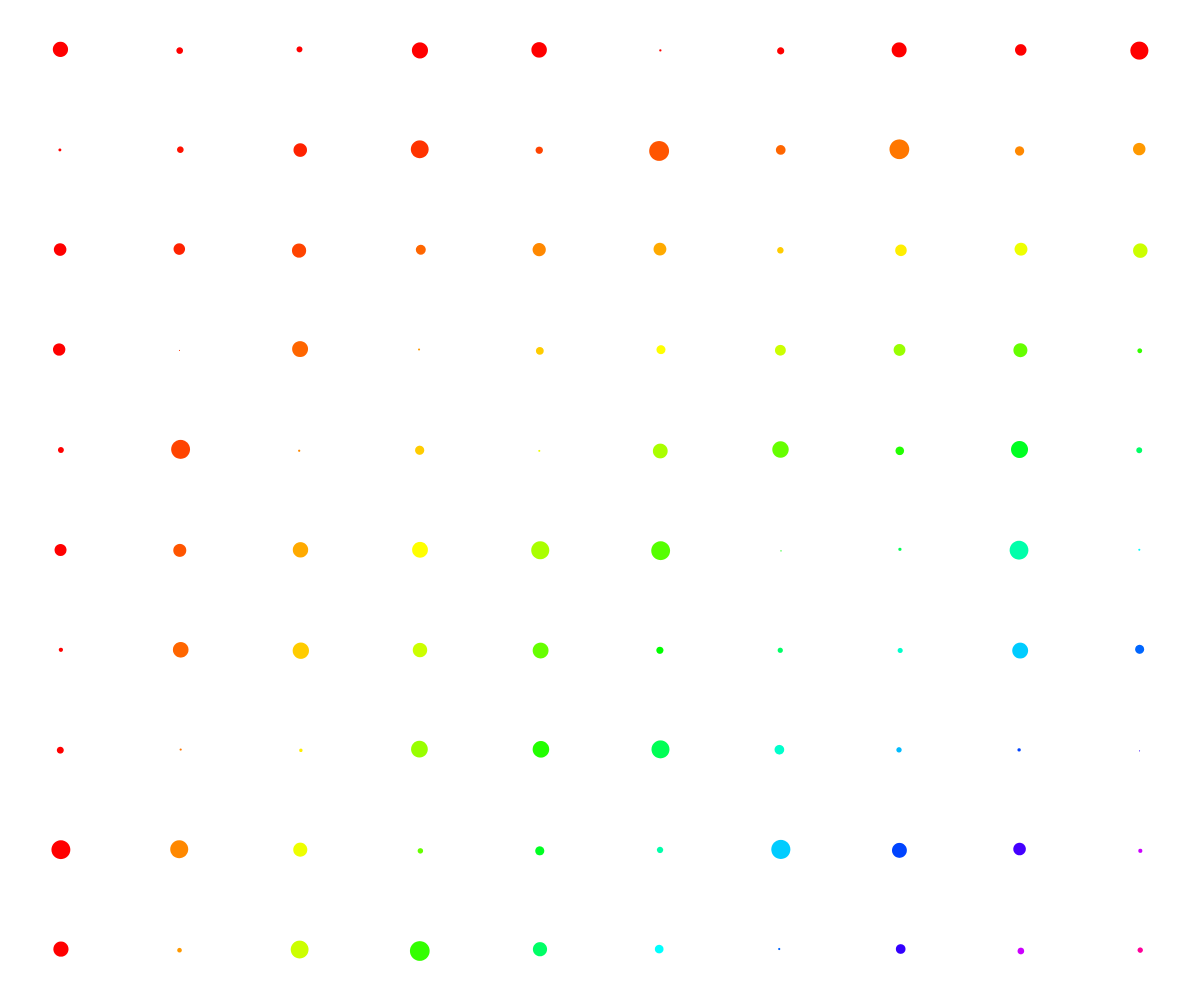
Frame 1 (no input)
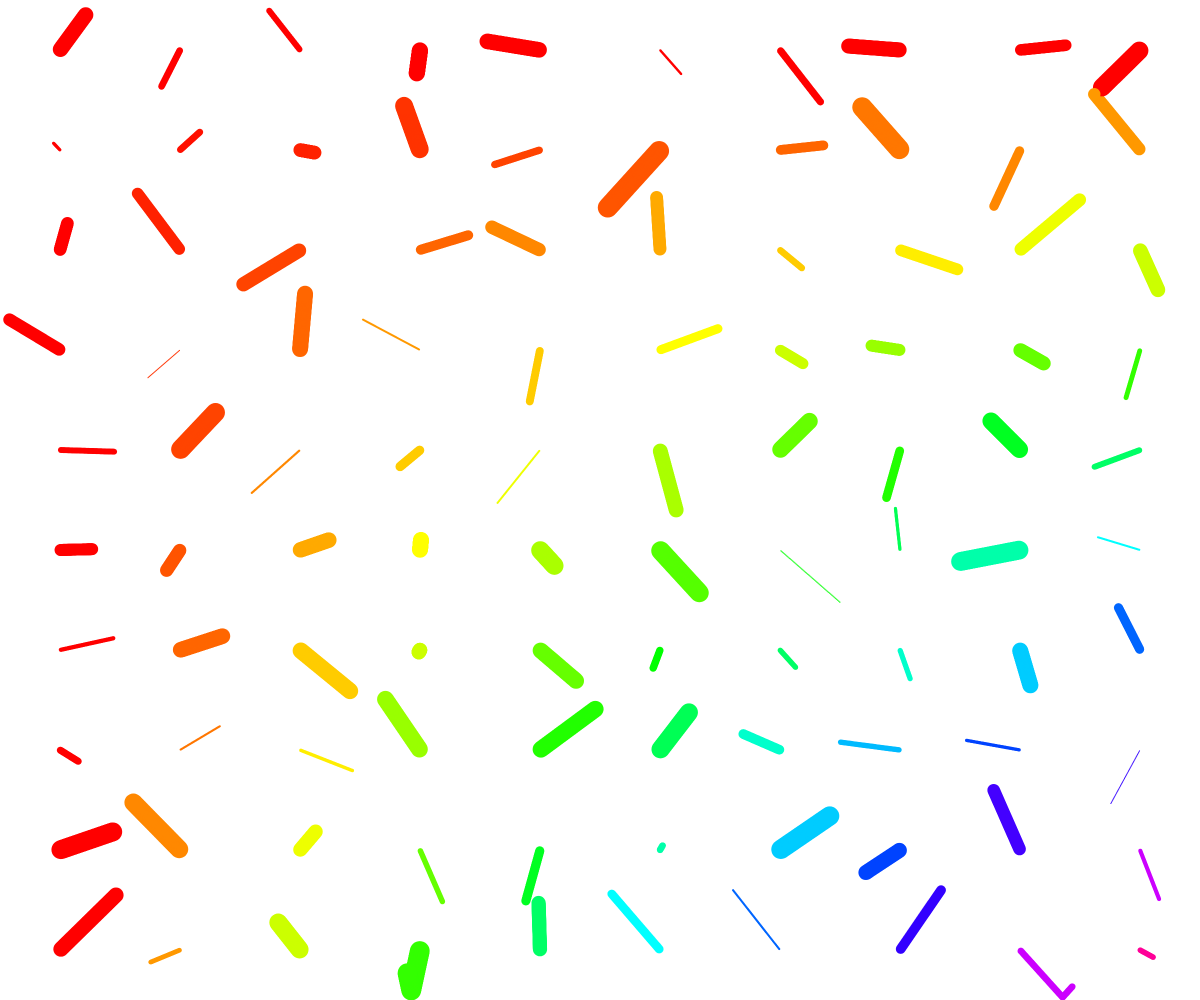
Frame 60 (no input)
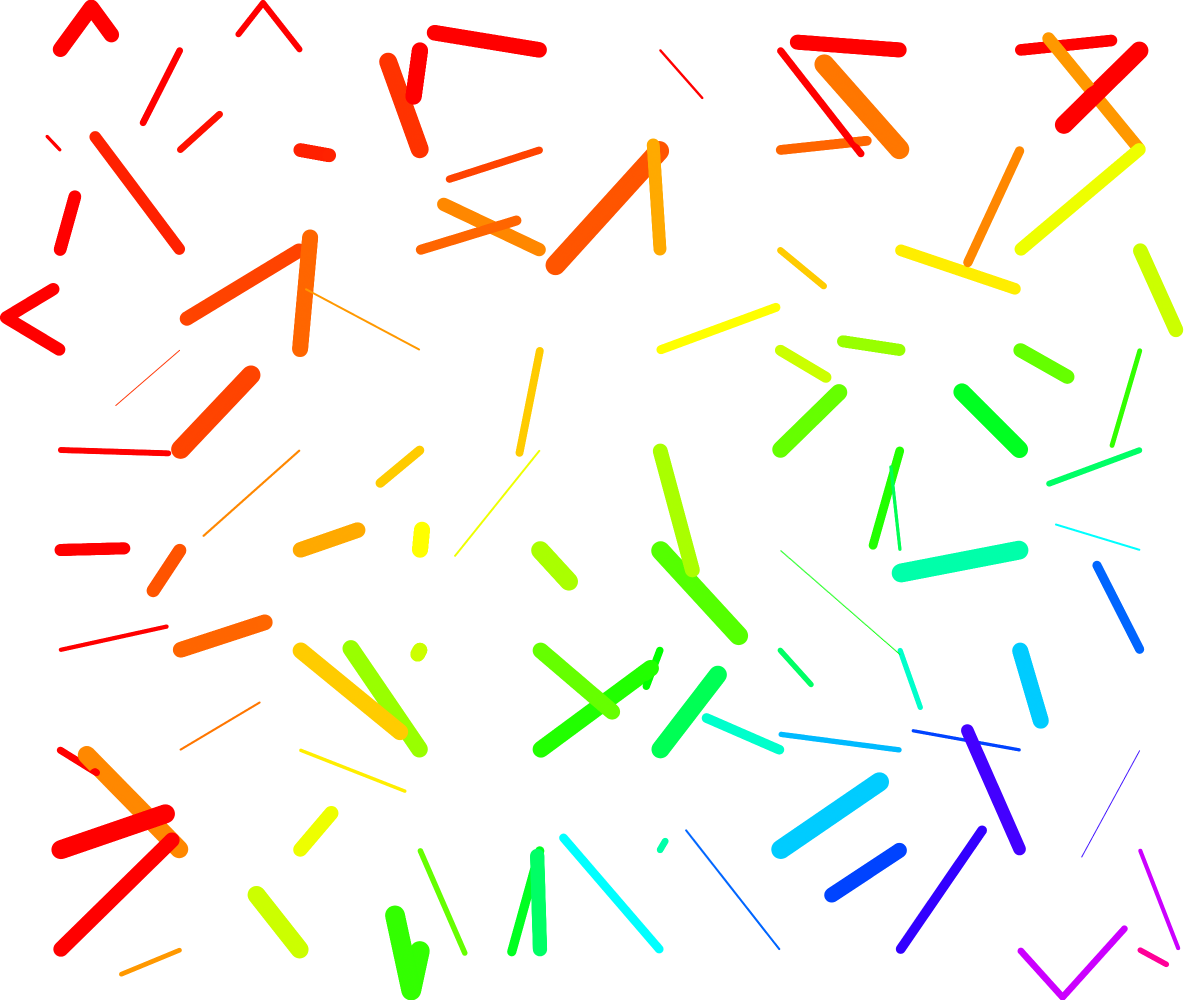
Frame 120 (the mouse pressed at the canvas centre since frame 60)

The p5.js sketch that drew these frames (run headless with seeded random() and noise() and a simulated clock; from frame 60 on, the mouse is pressed at the canvas centre):

// p5.js sketch
// ── sketch.js
const grid = {
  x: 10,
  y: 10,
};

const allCircles = [];

function setup() {
  initBalls();
  createCanvas(windowWidth, windowHeight);
  pixelDensity(2);
}

function initBalls() {
  for (let j = 0; j < grid.y; j++) {
    for (let i = 0; i < grid.x; i++) {
      const positionBall = {
        x: (windowWidth / grid.x) * i + windowWidth / grid.x / 2,
        y: (windowHeight / grid.y) * j + windowHeight / grid.y / 2,
      };

      const hue = i * (j * 4);
      const circle = {
        x: i,
        y: j,
        hue: hue,
        luminosity: 30,
        color: null,
        position: { x: positionBall.x, y: positionBall.y },
        velocity: { x: random(-1, 1), y: random(-1, 1) },
        diameter: random(1, 20),
      };
      allCircles.push(circle);
    }
  }
}

function draw() {
  noStroke();
  // background("rgba(255,255,255,0.1)");
  noStroke();

  for (let i = 0; i < allCircles.length; i++) {
    fill("hsl(" + allCircles[i].hue + ",100%, 50%)");

    allCircles[i].position.x =
      allCircles[i].position.x + allCircles[i].velocity.x;
    allCircles[i].position.y =
      allCircles[i].position.y + allCircles[i].velocity.y;
    if (
      allCircles[i].position.x >= windowWidth - allCircles[i].diameter / 2 ||
      allCircles[i].position.x <= allCircles[i].diameter / 2
    ) {
      allCircles[i].velocity.x = -allCircles[i].velocity.x;
      allCircles[i].velocity.x = allCircles[i].velocity.x;
      allCircles[i].luminosity += 5;
    }
    if (
      allCircles[i].position.y >= windowHeight - allCircles[i].diameter / 2 ||
      allCircles[i].position.y <= allCircles[i].diameter / 2
    ) {
      allCircles[i].velocity.y = -allCircles[i].velocity.y;
      allCircles[i].velocity.y = allCircles[i].velocity.y;
      allCircles[i].luminosity += 5;
    }
    circle(
      allCircles[i].position.x,
      allCircles[i].position.y,
      allCircles[i].diameter
    );
  }
}

function keyPressed(ev) {
  if (ev.keyCode == 37) {
    for (let i = 0; i < allCircles.length; i++) {
      allCircles[i].hue = allCircles[i].hue - 20;
      if (allCircles[i].hue <= 0) {
        allCircles[i].hue = 360;
      }
    }
  }

  if (ev.keyCode == 38) {
    for (let i = 0; i < allCircles.length; i++) {
      if (allCircles[i].diameter < 100) {
        allCircles[i].diameter = allCircles[i].diameter + 10;
      }
    }
  }

  if (ev.keyCode == 40) {
    for (let i = 0; i < allCircles.length; i++) {
      if (allCircles[i].diameter > 10) {
        allCircles[i].diameter = allCircles[i].diameter - 10;
      }
    }
  }

  if (ev.keyCode == 39) {
    for (let i = 0; i < allCircles.length; i++) {
      allCircles[i].hue = allCircles[i].hue + 20;
      if (allCircles[i].hue > 360) {
        allCircles[i].hue = 0;
      }
    }
  }
}

function windowResized() {
  resizeCanvas(windowWidth, windowHeight);
}
